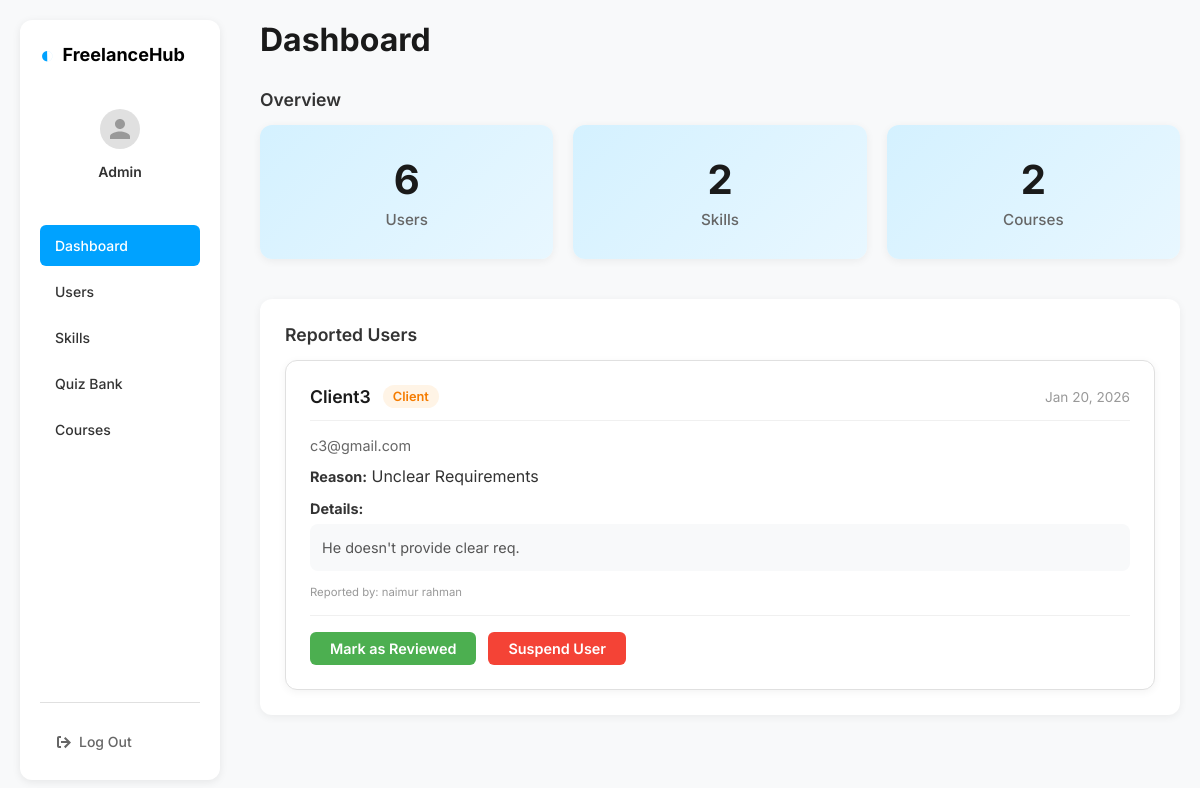
Page /admin/dashboard.php (signed in) on the committed database.
### tables this page shows
CREATE TABLE `user_reports` (
  `report_id` int(11) NOT NULL,
  `reported_user_id` int(11) NOT NULL,
  `reported_user_type` enum('freelancer','client') NOT NULL,
  `reporter_id` int(11) DEFAULT NULL,
  `reporter_type` enum('freelancer','client','admin') DEFAULT NULL,
  `job_id` int(11) DEFAULT NULL,
  `report_reason` text NOT NULL,
  `report_message` text DEFAULT NULL,
  `status` enum('pending','reviewed','resolved') DEFAULT 'pending',
  `created_at` timestamp NOT NULL DEFAULT current_timestamp()
);

### admin/pages/dashboard.php (the view, shortened to what this page needs)
<?php
$freelancers_query = $conn->query("SELECT COUNT(*) as total FROM freelancers");
$clients_query = $conn->query("SELECT COUNT(*) as total FROM clients");
$total_freelancers = $freelancers_query ? $freelancers_query->fetch_assoc()['total'] : 0;
$total_clients = $clients_query ? $clients_query->fetch_assoc()['total'] : 0;
$total_users = $total_freelancers + $total_clients;
$skills_query = $conn->query("SELECT COUNT(*) as total FROM skill_categories");
$total_skills = $skills_query ? $skills_query->fetch_assoc()['total'] : 0;
$courses_query = $conn->query("SELECT COUNT(*) as total FROM courses");
$total_courses = $courses_query ? $courses_query->fetch_assoc()['total'] : 0;
$fraud_query = $conn->query("
    SELECT
        r.report_id,
        r.reported_user_id,
        r.reported_user_type,
        r.report_reason,
        r.report_message,
        r.created_at,
        CASE
            WHEN r.reported_user_type = 'freelancer' THEN f.full_name
            WHEN r.reported_user_type = 'client' THEN c.full_name
        END as reported_user_name,
        CASE
            WHEN r.reported_user_type = 'freelancer' THEN f.email
            WHEN r.reported_user_type = 'client' THEN c.email
        END as reported_user_email,
        CASE
            WHEN r.reporter_type = 'freelancer' THEN rf.full_name
            WHEN r.reporter_type = 'client' THEN rc.full_name
            ELSE 'System'
        END as reporter_name,
        COUNT(r.report_id) OVER (PARTITION BY r.reported_user_id) as report_count
    FROM user_reports r
    LEFT JOIN freelancers f ON r.reported_user_id = f.freelancer_id AND r.reported_user_type = 'freelancer'
    LEFT JOIN clients c ON r.reported_user_id = c.client_id AND r.reported_user_type = 'client'
    LEFT JOIN freelancers rf ON r.reporter_id = rf.freelancer_id AND r.reporter_type = 'freelancer'
    LEFT JOIN clients rc ON r.reporter_id = rc.client_id AND r.reporter_type = 'client'
    WHERE r.status = 'pending'
    ORDER BY r.created_at DESC
    LIMIT 15
");
?>
<div class="dashboard-section">
    <h2 class="section-title">Overview</h2>
    <div class="stats-grid">
        <div class="stat-card">
            <span class="stat-number"><?= $total_users ?></span>
            <span class="stat-label">Users</span>
        </div>
        <div class="stat-card">
            <span class="stat-number"><?= $total_skills ?></span>
            <span class="stat-label">Skills</span>
        </div>
        <div class="stat-card">
            <span class="stat-number"><?= $total_courses ?></span>
            <span class="stat-label">Courses</span>
        </div>
    </div>
</div>
<div class="dashboard-section">
    <div class="fraud-section">
        <h2 class="section-title">Reported Users</h2>
        <?php if ($fraud_query && $fraud_query->num_rows > 0): ?>
            <div class="reports-list">
                <?php while ($row = $fraud_query->fetch_assoc()): ?>
                    <div class="report-card">
                        <div class="report-header">
                            <div class="reported-user-info">
                                <h4><?= htmlspecialchars($row['reported_user_name']) ?></h4>
                                <span class="user-type-badge <?= $row['reported_user_type'] ?>">
                                    <?= ucfirst($row['reported_user_type']) ?>
                                </span>
                            </div>
                            <span class="report-date"><?= date('M d, Y', strtotime($row['created_at'])) ?></span>
                        </div>
                        <div class="report-details">
                            <p class="report-email"><?= htmlspecialchars($row['reported_user_email']) ?></p>
                            <div class="report-reason">
                                <strong>Reason:</strong> <?= htmlspecialchars($row['report_reason']) ?>
                            </div>
                            <div class="report-message">
                                <strong>Details:</strong>
                                <p><?= nl2br(htmlspecialchars($row['report_message'])) ?></p>
                            </div>
                            <p class="reporter-info">
                                <small>Reported by: <?= htmlspecialchars($row['reporter_name']) ?></small>
                            </p>
                        </div>
                        <div class="report-actions">
                            <a href="actions/review_report.php?id=<?= $row['report_id'] ?>"
                               class="btn-review">
                                Mark as Reviewed
                            </a>
                            <a href="actions/suspend_user.php?type=<?= $row['reported_user_type'] ?>&id=<?= $row['reported_user_id'] ?>&report=<?= $row['report_id'] ?>"
                               class="btn-suspend"
                               onclick="return confirm('Are you sure you want to suspend this user?')">
                                Suspend User
                            </a>
                        </div>
                    </div>
                <?php endwhile; ?>
            </div>
        <?php endif; ?>
    </div>
</div>

### admin/css/admin.css (style rules this page uses)
* { margin: 0; padding: 0; box-sizing: border-box; }
body { font-family: 'Inter', Arial, sans-serif; background-color: #f8f9fa; color: #333; }

### admin/css/dashboard.css (style rules this page uses)
.dashboard-section { margin-bottom: 30px; }
.section-title { font-size: 1.1rem; font-weight: 600; color: #333; margin-bottom: 15px; }
.stats-grid { display: grid; grid-template-columns: repeat(auto-fit, minmax(200px, 1fr)); gap: 20px; margin-bottom: 40px; }
.stat-card { background: linear-gradient(135deg, #d4f1ff 0%, #e8f7ff 100%); padding: 30px 25px; border-radius: 12px; text-align: center; box-shadow: 0 2px 8px rgba(0, 0, 0, 0.06); }
.stat-number { font-size: 2.5rem; font-weight: 700; color: #1a1a1a; display: block; margin-bottom: 5px; }
.stat-label { font-size: 0.95rem; color: #666; font-weight: 500; }
.fraud-section { background: #fff; padding: 25px; border-radius: 12px; box-shadow: 0 2px 8px rgba(0, 0, 0, 0.06); }
.btn-suspend { background-color: #ff3b3b; color: #fff; padding: 8px 20px; border-radius: 6px; text-decoration: none; font-size: 0.85rem; font-weight: 600; display: inline-block; transition: all 0.2s ease; }
.reports-list { display: flex; flex-direction: column; gap: 20px; }
.report-card { background: #fff; padding: 24px; border-radius: 12px; border: 1px solid #e0e0e0; box-shadow: 0 2px 8px rgba(0, 0, 0, 0.05); }
.report-header { display: flex; justify-content: space-between; align-items: center; margin-bottom: 16px; padding-bottom: 12px; border-bottom: 1px solid #f0f0f0; }
.reported-user-info { display: flex; align-items: center; gap: 12px; }
.reported-user-info h4 { font-size: 1.1rem; font-weight: 600; color: #1a1a1a; margin: 0; }
.user-type-badge { padding: 4px 10px; border-radius: 12px; font-size: 0.8rem; font-weight: 600; }
.user-type-badge.client { background: #fff4e6; color: #f57c00; }
.report-date { font-size: 0.85rem; color: #999; }
.report-details { margin-bottom: 16px; }
.report-email { font-size: 0.9rem; color: #666; margin-bottom: 12px; }
.report-reason, .report-message { margin-bottom: 12px; }
.report-reason strong, .report-message strong { color: #333; font-size: 0.9rem; }
.report-message p { margin-top: 6px; color: #555; line-height: 1.6; background: #f8f9fa; padding: 12px; border-radius: 8px; font-size: 0.9rem; }
.reporter-info { font-size: 0.85rem; color: #999; margin-top: 8px; }
.report-actions { display: flex; gap: 12px; padding-top: 16px; border-top: 1px solid #f0f0f0; }
.btn-review { padding: 8px 20px; background: #4caf50; color: #fff; text-decoration: none; border-radius: 6px; font-size: 0.9rem; font-weight: 600; transition: all 0.2s ease; }
.btn-suspend { padding: 8px 20px; background: #f44336; color: #fff; text-decoration: none; border-radius: 6px; font-size: 0.9rem; font-weight: 600; transition: all 0.2s ease; }

### rows in the picture
user_reports: reported_user_name "Client3", reported_user_type "Client", created_at "Jan 20, 2026", reported_user_email "c3@gmail.com", report_reason "Unclear Requirements", report_message "He doesn't provide clear req.", reporter_name "naimur rahman"

### other values in the picture
$label "Dashboard"
$label "Users"
$label "Skills"
$label "Quiz Bank"
$label "Courses"
$pageTitle "Dashboard"
$total_users "6"
$total_skills "2"
$total_courses "2"
